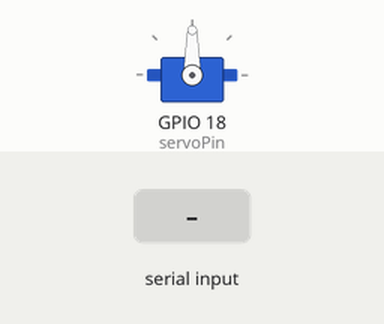
This sketch was run on a simulated ESP32. Shown: servo. The test bench sets the inputs (shaded band).

Above: at 1.2 s.
1.3 s: "30,150\n" received over Serial
At 1.7 s:
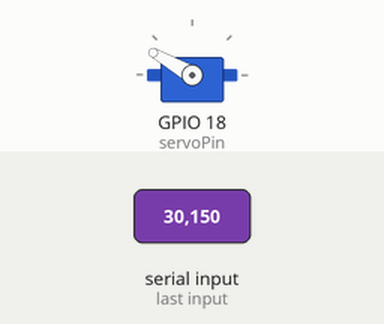
At 3.5 s:
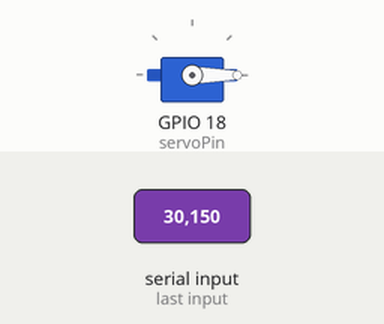
3.8 s: "90,45\n" received over Serial
At 4.6 s:
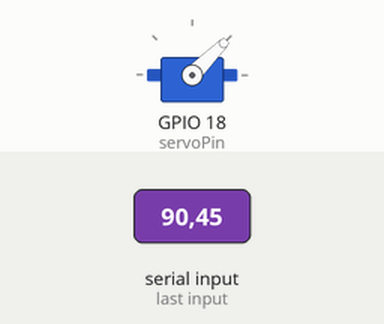
Timing chart, 0 to 6.8 s (numbered marks = the images above; inputs shaded):
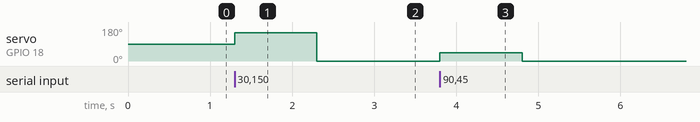

The sketch:

ServoCTRL.ino
```cpp
#include <ESP32Servo.h>

Servo myservo;  // create servo object to control a servo
// 16 servo objects can be created on the ESP32

int pos = 0;    // variable to store the servo position

#if defined(CONFIG_IDF_TARGET_ESP32S2) || defined(CONFIG_IDF_TARGET_ESP32S3)
int servoPin = 17;
#elif defined(CONFIG_IDF_TARGET_ESP32C3)
int servoPin = 7;
#else
int servoPin = 18;
#endif

void setup() {
  Serial.begin(115200);
	// Allow allocation of all timers
	ESP32PWM::allocateTimer(0);
	ESP32PWM::allocateTimer(1);
	ESP32PWM::allocateTimer(2);
	ESP32PWM::allocateTimer(3);
	myservo.setPeriodHertz(50);    // standard 50 hz servo
	myservo.attach(servoPin, 1000, 5000);

}

void loop() {

	if (Serial.available() > 0) {
    // Seri porttan gelen veriyi oku
    int degree = Serial.parseInt();

    // Derece değerini kontrol et
    if (degree >= 0 && degree <= 180) {
      // Servo motoru belirtilen dereceye ayarla
      myservo.write(degree);
    }
  }
}
```

Measured:
- after the input at 1.3 s, servo on GPIO 18 (servoPin): 90° → 150° at once, → 0° 1.0 s later
- after the input at 3.8 s, servo on GPIO 18 (servoPin): 0° → 45° at once, → 0° 1.0 s later
